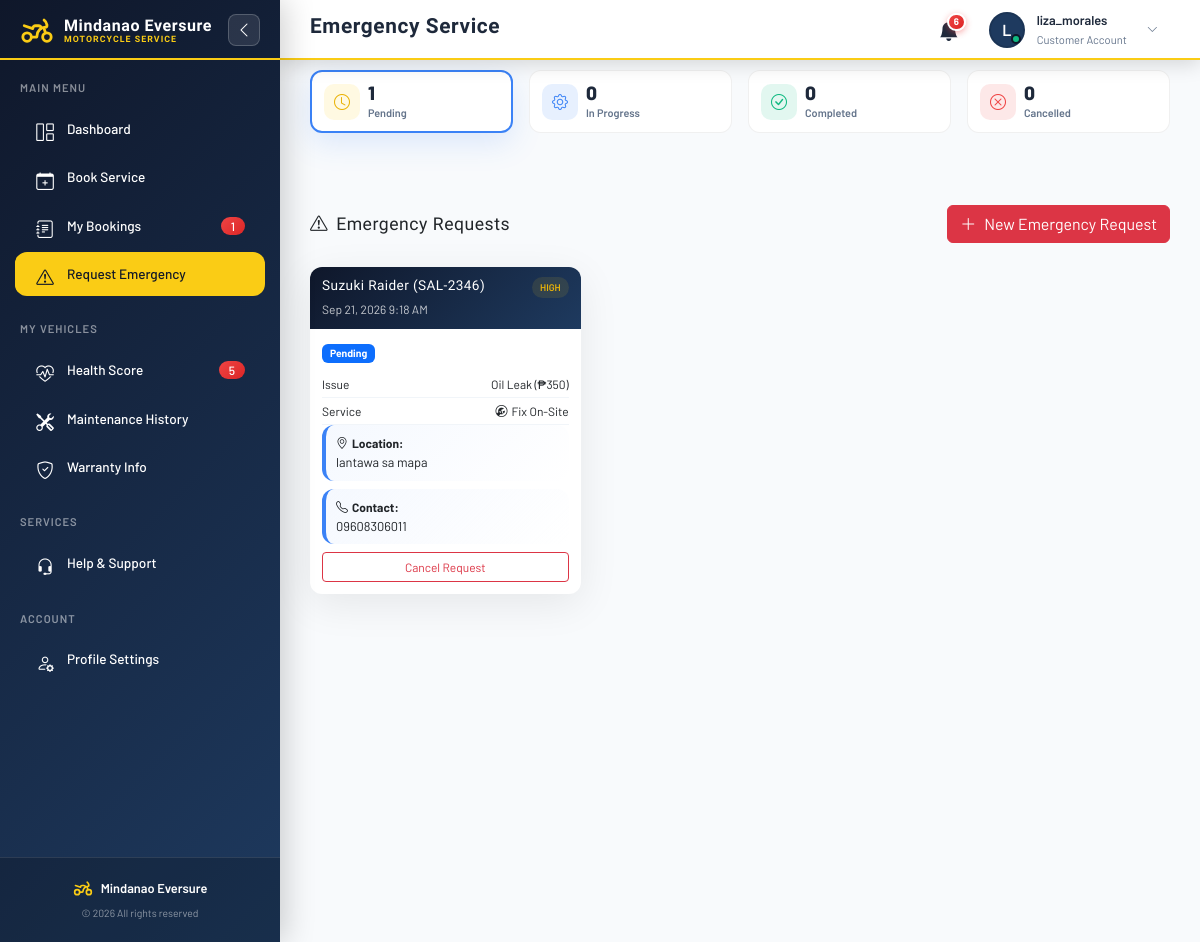
Page /customer_emergency_service.php (signed in) on the committed database.
### tables this page shows
CREATE TABLE `emergency_service_requests` (
  `id` int(11) NOT NULL AUTO_INCREMENT,
  `customer_id` int(11) NOT NULL,
  `motorcycle_id` int(11) NOT NULL,
  `problem_description` text NOT NULL,
  `motorcycle_issue` varchar(255) NOT NULL,
  `image_path` varchar(255) DEFAULT NULL,
  `location` varchar(255) DEFAULT NULL,
  `location_description` text DEFAULT NULL,
  `contact_number` varchar(20) NOT NULL,
  `request_status` enum('pending','accepted','declined','assigned','in_progress','completed','cancelled') NOT NULL DEFAULT 'pending',
  `priority` enum('low','medium','high','urgent') DEFAULT 'medium',
  `service_type` enum('onsite_repair','tow_service') NOT NULL DEFAULT 'onsite_repair',
  `assigned_mechanic_id` int(11) DEFAULT NULL,
  `response_updates` text DEFAULT NULL,
  `created_at` timestamp NOT NULL DEFAULT current_timestamp(),
  `updated_at` timestamp NOT NULL DEFAULT current_timestamp() ON UPDATE current_timestamp(),
  `latitude` decimal(10,8) DEFAULT NULL,
  `longitude` decimal(11,8) DEFAULT NULL,
  PRIMARY KEY (`id`),
  KEY `idx_emergency_customer` (`customer_id`),
  KEY `idx_emergency_motorcycle` (`motorcycle_id`),
  KEY `idx_emergency_status` (`request_status`),
  KEY `idx_emergency_created` (`created_at`)
);

### customer_emergency_service.php (the view, shortened to what this page needs)
<?php
require 'db.php';
$customer_id = $_SESSION['user_id'];
$username = $_SESSION['username'] ?? 'Customer';
$emergency_requests = [];
try {
    $stmt = $pdo->prepare("
        SELECT esr.*,
               CONCAT(m.brand, ' ', m.model, ' (', m.plate_number, ')') as motorcycle_info,
               u.username as mechanic_name
        FROM emergency_service_requests esr
        JOIN motorcycles m ON esr.motorcycle_id = m.id
        LEFT JOIN users u ON esr.assigned_mechanic_id = u.id
        WHERE esr.customer_id = ?
        ORDER BY esr.created_at DESC
    ");
    $stmt->execute([$customer_id]);
    $emergency_requests = $stmt->fetchAll(PDO::FETCH_ASSOC);
} catch (PDOException $e) {
    error_log("Error fetching emergency requests: " . $e->getMessage());
}
?>
<!DOCTYPE html>
<html lang="en">
<head>
    <link href="https://cdn.jsdelivr.net/npm/bootstrap@5.3.0/dist/css/bootstrap.min.css" rel="stylesheet">
    <link href="https://cdn.jsdelivr.net/npm/bootstrap-icons@1.10.5/font/bootstrap-icons.css" rel="stylesheet">
    <link rel="stylesheet" href="fonts.css">
    <link rel="stylesheet" href="https://unpkg.com/leaflet@1.9.4/dist/leaflet.css" />
</head>
<body>
<?php include 'customer_sidebar.php'; ?>
<div class="main-content">
    <div class="top-bar">
        <div class="d-flex align-items-center gap-3">
            <h1 class="top-bar-title">Emergency Service</h1>
        </div>
        <div class="top-bar-user" id="topBarUser">
            <div class="top-bar-user-avatar">
                <?= strtoupper(substr($username, 0, 1)) ?>
            </div>
            <div class="top-bar-user-info">
                <span class="top-bar-user-name"><?= htmlspecialchars($username) ?></span>
                <span class="top-bar-user-role">Customer Account</span>
            </div>
            <i class="bi bi-chevron-down top-bar-dropdown-btn"></i>
        </div>
    </div>
    <div class="content-area">
        <div class="container stats-container">
            <div class="row g-3 mb-4">
                <div class="col-6 col-xl-3">
                    <div class="stat-card filter-card active" data-filter="pending">
                        <div class="stat-icon stat-icon-warning"><i class="bi bi-clock"></i></div>
                        <div>
                            <div class="stat-value"><?= count(array_filter($emergency_requests, fn($r) => $r['request_status'] === 'pending')) ?></div>
                            <div class="stat-label">Pending</div>
                        </div>
                    </div>
                </div>
                <div class="col-6 col-xl-3">
                    <div class="stat-card filter-card" data-filter="in_progress">
                        <div class="stat-icon stat-icon-info"><i class="bi bi-gear"></i></div>
                        <div>
                            <div class="stat-value"><?= count(array_filter($emergency_requests, fn($r) => in_array($r['request_status'], ['assigned', 'in_progress']))) ?></div>
                            <div class="stat-label">In Progress</div>
                        </div>
                    </div>
                </div>
                <div class="col-6 col-xl-3">
                    <div class="stat-card filter-card" data-filter="completed">
                        <div class="stat-icon stat-icon-success"><i class="bi bi-check-circle"></i></div>
                        <div>
                            <div class="stat-value"><?= count(array_filter($emergency_requests, fn($r) => $r['request_status'] === 'completed')) ?></div>
                            <div class="stat-label">Completed</div>
                        </div>
                    </div>
                </div>
                <div class="col-6 col-xl-3">
                    <div class="stat-card filter-card" data-filter="cancelled">
                        <div class="stat-icon stat-icon-danger"><i class="bi bi-x-circle"></i></div>
                        <div>
                            <div class="stat-value"><?= count(array_filter($emergency_requests, fn($r) => $r['request_status'] === 'cancelled')) ?></div>
                            <div class="stat-label">Cancelled</div>
                        </div>
                    </div>
                </div>
            </div>
        </div>
        <div class="container py-5">
            <div class="row">
                <div class="col-12 mb-4 d-flex justify-content-between align-items-center">
                    <h3 class="mb-0"><i class="bi bi-exclamation-triangle me-2"></i>Emergency Requests</h3>
                    <button type="button" class="btn btn-danger" data-bs-toggle="modal" data-bs-target="#emergencyModal">
                        <i class="bi bi-plus-lg me-2"></i>New Emergency Request
                    </button>
                </div>
                <?php if (empty($emergency_requests)): ?>
                    <div class="col-12">
                        <div class="empty-state">
                            <i class="bi bi-ambulance"></i>
                            <h4>No Emergency Requests</h4>
                            <p>You haven't submitted any emergency service requests.</p>
                        </div>
                    </div>
                <?php else: ?>
                    <?php foreach ($emergency_requests as $request): ?>
                        <div class="col-md-6 col-lg-4 mb-3 emergency-card-wrapper" data-status="<?= htmlspecialchars($request['request_status']) ?>">
                            <div class="emergency-card">
                                <div class="emergency-header <?= $request['request_status'] ?>">
                                    <div class="d-flex justify-content-between align-items-start">
                                        <div>
                                            <h5 class="mb-1"><?= htmlspecialchars($request['motorcycle_info']) ?></h5>
                                            <small class="opacity-75"><?= date('M j, Y g:i A', strtotime($request['created_at'])) ?></small>
                                        </div>
                                        <span class="priority-badge priority-<?= $request['priority'] ?>"><?= $request['priority'] ?></span>
                                    </div>
                                </div>
                                <div class="card-body">
                                    <div class="mb-2">
                                        <span class="badge bg-<?= $request['request_status'] === 'completed' ? 'success' : ($request['request_status'] === 'cancelled' ? 'secondary' : 'primary') ?>">
                                            <?= ucfirst(str_replace('_', ' ', $request['request_status'])) ?>
                                        </span>
                                    </div>
                                    <div class="info-row">
                                        <span class="info-label">Issue</span>
                                        <span class="info-value"><?= htmlspecialchars($request['motorcycle_issue']) ?></span>
                                    </div>
                                    <div class="info-row">
                                        <span class="info-label">Service</span>
                                        <span class="info-value">
                                            <?php if (($request['service_type'] ?? 'onsite_repair') === 'tow_service'): ?>
                                                <i class="bi bi-truck me-1"></i>Tow &amp; Lift
                                            <?php else: ?>
                                                <i class="bi bi-wrench-adjustable-circle me-1"></i>Fix On-Site
                                            <?php endif; ?>
                                        </span>
                                    </div>
                                    <?php if ($request['location']): ?>
                                        <div class="contact-info mb-2">
                                            <strong><i class="bi bi-geo-alt me-1"></i>Location:</strong>
                                            <p class="mb-0 small"><?= htmlspecialchars($request['location']) ?></p>
                                        </div>
                                    <?php endif; ?>
                                    <div class="contact-info mb-2">
                                        <strong><i class="bi bi-telephone me-1"></i>Contact:</strong>
                                        <p class="mb-0 small"><?= htmlspecialchars($request['contact_number']) ?></p>
                                    </div>
                                    <?php if (in_array($request['request_status'], ['pending', 'assigned'])): ?>
                                        <form method="POST">
                                            <button type="submit" class="btn btn-sm btn-outline-danger w-100" onclick="return confirm('Cancel request?')">
                                                Cancel Request
                                            </button>
                                        </form>
                                    <?php endif; ?>
                                </div>
                            </div>
                        </div>
                    <?php endforeach; ?>
                <?php endif; ?>
            </div>
        </div>
    </div>
</div>
</body>
</html>

### customer_emergency_service.php (style rules this page uses)
:root { --primary-color: #0f172a; --primary-gradient: linear-gradient(135deg, #0f172a 0%, #1e3a5f 100%); --accent-color: #3b82f6; --accent-gradient: linear-gradient(135deg, #3b82f6 0%, #FACC15 100%); --secondary-color: #10b981; --bg-light: #f8fafc; --bg-dark: #0f172a; --text-dark: #1e293b; --text-light: #64748b; --white: #ffffff; --glass-bg: rgba(255, 255, 255, 0.1); --glass-border: rgba(255, 255, 255, 0.2); --info-color: #3b82f6; --success-color: #10b981; --warning-color: #FACC15; --danger-color: #ef4444; }
* { margin: 0; padding: 0; box-sizing: border-box; }
body { font-family: 'Poppins', sans-serif; background-color: var(--bg-light); scroll-behavior: smooth; overflow-x: hidden; display: flex; min-height: 100vh; }
.stats-container { position: relative; z-index: 10; }
.stat-card { background: #ffffff; border: 1px solid rgba(0, 0, 0, 0.06); border-radius: 18px; padding: 20px; display: flex; align-items: center; gap: 16px; height: 100%; transition: all 0.2s ease; }
.stat-icon { width: 50px; height: 50px; border-radius: 14px; display: flex; align-items: center; justify-content: center; font-size: 1.4rem; flex-shrink: 0; }
.stat-icon-warning { background: rgba(250, 204, 21, 0.12); color: #EAB308; }
.stat-icon-info { background: rgba(59, 130, 246, 0.12); color: var(--info-color); }
.stat-icon-success { background: rgba(16, 185, 129, 0.12); color: var(--success-color); }
.stat-icon-danger { background: rgba(239, 68, 68, 0.12); color: var(--danger-color); }
.stat-value { font-size: 1.6rem; font-weight: 800; color: var(--text-dark); line-height: 1.1; }
.stat-label { font-size: 0.78rem; font-weight: 600; color: var(--text-light); margin-top: 2px; }
.emergency-card { background: white; border-radius: 20px; box-shadow: 0 10px 40px rgba(0, 0, 0, 0.08); border: none; transition: all 0.3s ease; overflow: hidden; }
.emergency-header { padding: 20px 25px; color: white; }
.emergency-header.pending { background: var(--primary-gradient); }
.priority-badge { padding: 6px 14px; border-radius: 20px; font-size: 0.75rem; font-weight: 600; text-transform: uppercase; }
.priority-high { background: rgba(250, 204, 21, 0.1); color: #EAB308; }
.contact-info { background: linear-gradient(135deg, rgba(59, 130, 246, 0.05) 0%, rgba(255, 255, 255, 0.95) 100%); padding: 15px; border-radius: 12px; border-left: 4px solid var(--accent-color); }
.info-row { display: flex; justify-content: space-between; align-items: center; padding: 8px 0; border-bottom: 1px solid #f1f5f9; }
.content-area { font-size: 0.9rem; }
.top-bar-title { font-size: 1.2rem; }
.content-area h3 { font-size: 1.1rem; }
.content-area h5 { font-size: 0.9rem; }
.emergency-card { border-radius: 16px; }
.emergency-header { padding: 12px 15px; }
.emergency-card .card-body { padding: 15px; }
.emergency-card .info-row, .emergency-card .contact-info, .emergency-card .mb-3 { font-size: 0.85rem; }
.emergency-card p, .emergency-card small, .emergency-card .small, .emergency-card strong { font-size: 0.8rem; }
.emergency-card .btn { font-size: 0.8rem; padding: 6px 12px; }
.priority-badge { font-size: 0.65rem; padding: 4px 10px; }
.emergency-card { border-radius: 12px; height: auto; margin-bottom: 0.75rem; }
.emergency-header { padding: 10px 12px; }
.emergency-card .card-body { padding: 12px; }
.emergency-card h5 { font-size: 0.85rem; }
.emergency-card small, .emergency-card p, .emergency-card strong, .emergency-card .info-value, .emergency-card .info-label, .emergency-card .btn { font-size: 0.75rem; }
.emergency-card .contact-info { padding: 8px 10px; }
.emergency-card .info-row { padding: 4px 0; }
.emergency-card .priority-badge { font-size: 0.6rem; padding: 3px 8px; }
.emergency-card .badge { font-size: 0.65rem; padding: 4px 8px; }
.filter-card { cursor: pointer; user-select: none; }
.filter-card.active { border: 2px solid var(--accent-color); box-shadow: 0 10px 30px rgba(59, 130, 246, 0.15); }
.emergency-card .btn { font-size: 0.75rem; padding: 5px 10px; }
.content-area .container { max-width: 1400px; padding-left: 0; padding-right: 0; }
.stat-card { border-radius: 12px; padding: 10px 12px; gap: 8px; }
.stat-card > div:last-child { min-width: 0; flex: 1; }
.stat-icon { width: 36px; height: 36px; border-radius: 10px; font-size: 1rem; }
.stat-value { font-size: 1.2rem; }
.stat-label { font-size: 0.68rem; }

### rows in the picture
emergency_service_requests: request_status "1", request_status "0", motorcycle_info "Suzuki Raider (SAL-2346)", created_at "Sep 21, 2026 9:18 AM", priority "HIGH", request_status "Pending", motorcycle_issue "Oil Leak (₱350)", service_type "onsite_repair" (drawn), location "lantawa sa mapa", contact_number "09608306011"

### other values in the picture
$totalUpcoming "1"
$healthScoreNotificationCount "5"
substr($username, 0, 1) "L"
$username "liza_morales"
